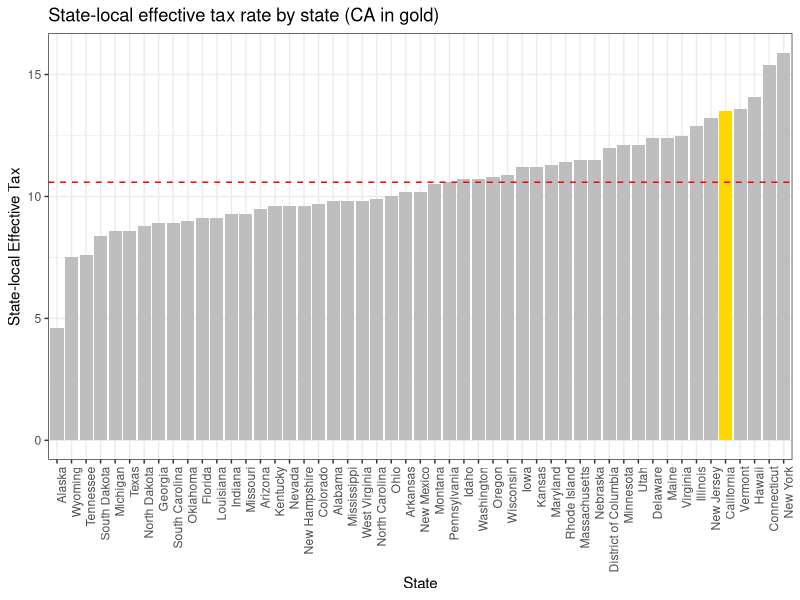
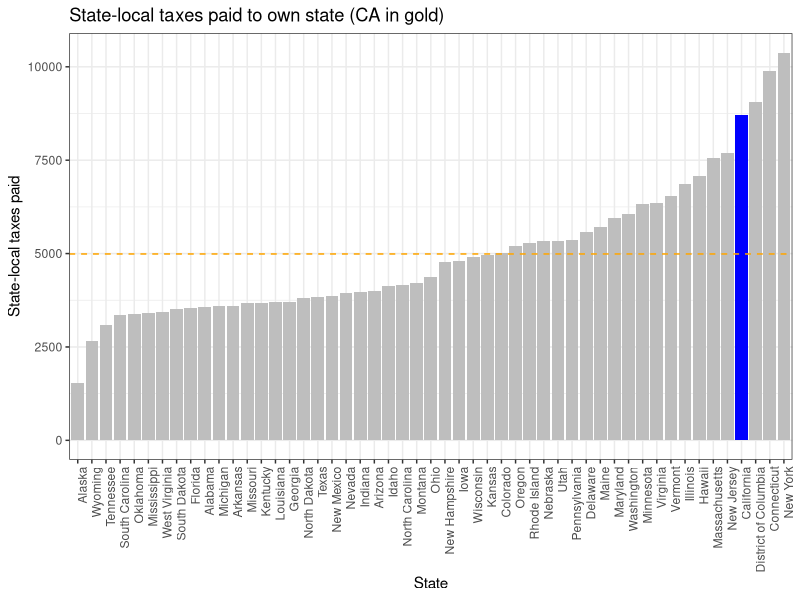

The R source for these figures, in order:
## ---- chunk 1
library(tidyverse) 
library(glue)
library(data.table)
library(kableExtra)
## ---- chunk 2
tax <- fread("tax_foundation_2022.csv") 

tax_df <- tax %>%
  rename(State = state, 
         "State-Local Effective Tax Rate" = state_local_eff_tax, 
         Rank = rank, 
         "State-Local Tax Burden per Capita" = state_local_tax_burden_percapita, 
         "Taxes Paid to Own State per Capita" = tax_paid_own_state, 
         "Taxes Paid to Other States Per Capita" = tax_paid_other_states)

kbl(tax_df) %>%
  kable_styling(bootstrap_options = c("striped", "hover", "condensed")) 
## ---- chunk 3
pdat <- tax %>%
  mutate(state_local_eff_tax = as.numeric(gsub("[^0-9.-]", "", state_local_eff_tax)), 
         state = factor(state, levels = state[order(state_local_eff_tax)])) %>%
  arrange(state_local_eff_tax) %>%
  mutate(fill = ifelse(state == "California", 'yes', 'no'))

avg_tax = mean(pdat$state_local_eff_tax)

ggplot(pdat, aes(x = state, y = state_local_eff_tax, fill = fill)) +
  geom_bar(stat = 'identity') + 
  scale_fill_manual(values = c('grey','gold')) + 
  theme_bw() +
  theme(axis.text.x = element_text(angle = 90, hjust = 1), 
        legend.position = "none") + 
  labs(x = "State", y = "State-local Effective Tax", title = "State-local effective tax rate by state (CA in gold)") + 
  geom_hline(yintercept = avg_tax, color = "red", linetype = "dashed", size = 0.5)
## ---- chunk 4
pdat <- tax %>%
  mutate(tax_paid_own_state = as.numeric(gsub("[^0-9.-]", "", tax_paid_own_state)), 
         state = factor(state, levels = state[order(tax_paid_own_state)])) %>%
  arrange(tax_paid_own_state) %>%
  mutate(fill = ifelse(state == "California", 'yes', 'no'))

avg_tax = mean(pdat$tax_paid_own_state)

ggplot(pdat, aes(x = state, y = tax_paid_own_state, fill = fill)) +
  geom_bar(stat = 'identity') + 
  scale_fill_manual(values = c('grey','blue')) + 
  theme_bw() +
  theme(axis.text.x = element_text(angle = 90, hjust = 1), 
        legend.position = "none") + 
  labs(x = "State", y = "State-local taxes paid", title = "State-local taxes paid to own state (CA in gold)") + 
  geom_hline(yintercept = avg_tax, color = "orange", linetype = "dashed", size = 0.5)

## ---- chunk 5
tmp <- data.frame("National Average" = "$4,989.69", 
                  "California Average" = "$8,711", 
                  Difference = "$3721.31")
kbl(tmp) %>%
  kable_styling(bootstrap_options = c("striped", "hover", "condensed")) 
